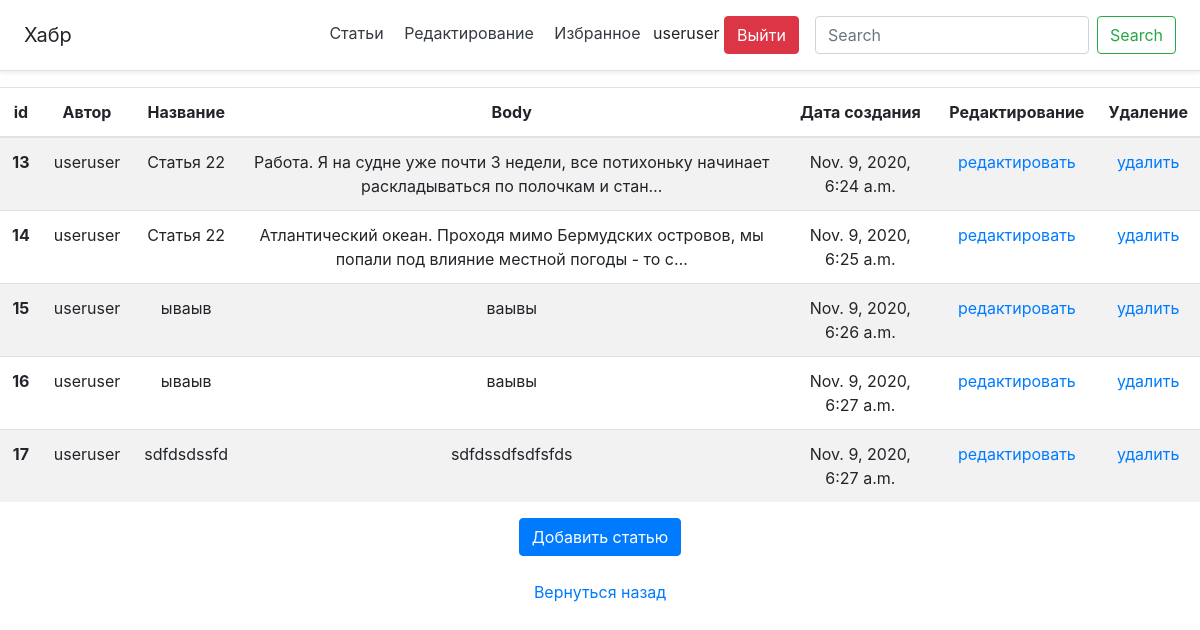
/editpage (signed in), run on an earlier commit of the app's database.
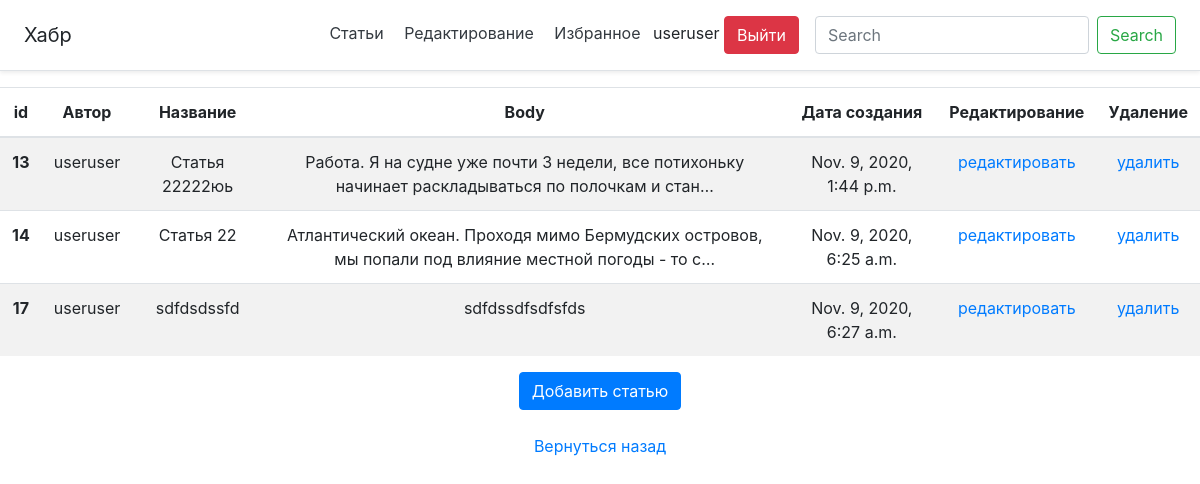
And on a later commit of the database.
### main/models.py (models this page shows, shortened)
class Article(models.Model):
    user_id = models.ForeignKey(User, on_delete=models.CASCADE, blank=True, null=True)
    create_date = models.DateTimeField(auto_now=True)
    title = models.CharField('title', max_length=100, null=False)
    body = models.TextField('body', null=False)

### main/views.py (the view, shortened to what this page needs)
# urls.py: path('editpage', views.ArticleEditView.as_view(), name='editpage'),
class ArticleEditView(LoginRequiredMixin, CreateView):
    login_url = reverse_lazy('login')
    model = Article
    template_name = 'main/editpage.html'
    form_class = ArticleForm
    success_url = reverse_lazy('editpage')
    def get_context_data(self, **kwargs):
        kwargs['list_articles'] = Article.objects.all()
        return super().get_context_data(**kwargs)

### main/forms.py
class ArticleForm(forms.ModelForm):
    class Meta:
        model = Article
        fields = fields = ('title','body')
    def __init__(self, *args, **kwargs):
        super().__init__(*args, **kwargs)
        for field in self.fields:
            self.fields[field].widget.attrs['class'] = 'form-control'

### main/templates/main/editpage.html (shortened to what this page needs)
{% extends 'main/base.html' %}
{% block content %}
{% if update %}
<p class="mt-4">Страница Редактирования</p>
<form id="update_form" method="post">{% csrf_token %}{{form}}</form><br>
<button type="submit" form="update_form" class="btn btn-primary">Обновить</button>
<br>
<br>
<a href="/editpage">Вернуться назад</a>
{% else %}
<table class="table table-striped">
    <thead>
      <tr>
        <th scope="col">id</th>
        <th scope="col">Автор</th>
        <th scope="col">Название</th>
        <th scope="col">Body</th>
        <th scope="col">Дата создания</th>
        <th scope="col">Редактирование</th>
        <th scope="col">Удаление</th>
      </tr>
    </thead>
    <tbody>
      {% for i in list_articles %}
      {% if request.user == i.user_id %}
      <tr>
        <th scope="row">{{i.id}}</th>
        <td>{{i.user_id}}</td>
        <td>{{i.title}}</td>
        <td>{{i.body|truncatechars:"100"}}</td>
        <td>{{i.create_date}}</td>
        <td><a href="{% url 'updatepage' i.id %}">редактировать</a></td>
        <td><a href="javascript: void()" onclick="delete_question{{i.id}}()">удалить</a>
        </td>
      </tr>
      {% endif %}
      {% endfor %}
    </tbody>
</table>
<button type="button" class="btn btn-primary" data-toggle="modal" data-target="#exampleModal">
  Добавить статью
</button><br>
<br>
<a href="/">Вернуться назад</a>
{% endif %}
{% endblock %}

What changed in the data, as far as the page shows it:
removed Article: id "15", user_id "useruser", title "ываыв", body "ваывы", create_date "Nov. 9, 2020, 6:26 a.m."
removed Article: id "16", user_id "useruser", title "ываыв", body "ваывы", create_date "Nov. 9, 2020, 6:27 a.m."
changed Article id 13: title "Статья 22" → "Статья 22222юь"; create_date "Nov. 9, 2020, 6:24 a.m." → "Nov. 9, 2020, 1:44 p.m."
